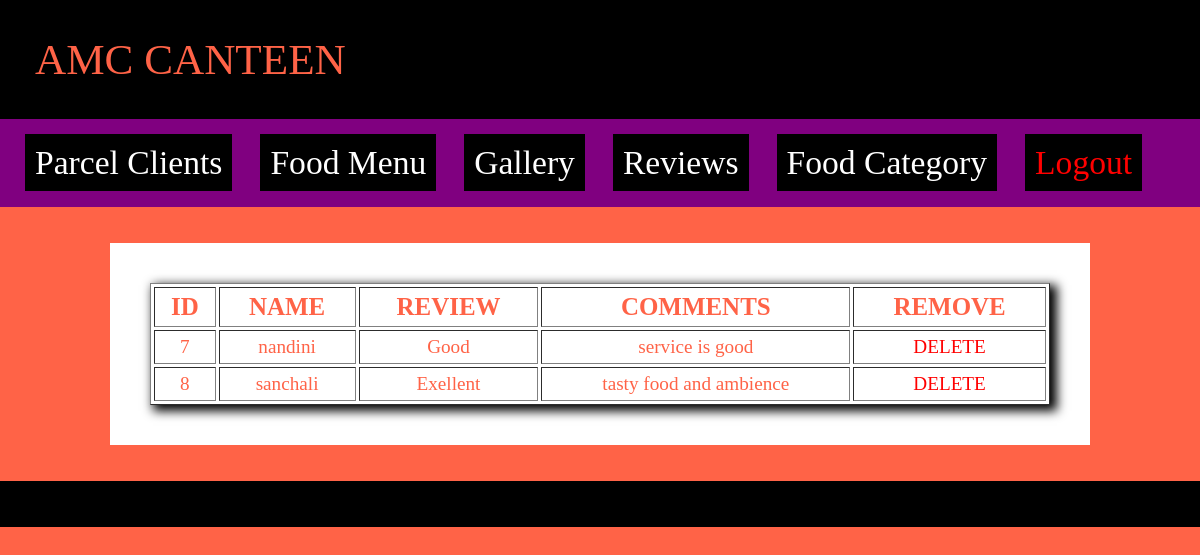
/review.php, run on the app's committed database.
### tables this page shows
CREATE TABLE `review` (
  `id` bigint(12) NOT NULL,
  `name` varchar(100) NOT NULL,
  `review` varchar(100) NOT NULL,
  `description` text NOT NULL
);

### review.php (the view, shortened to what this page needs)
<?php include "header.php"; ?>
<?php include "connect.php"; ?>
<div class="content">
	<table border=1 width="100%" cellspacing="3" cellpadding="5" style="box-shadow: 5px 4px 10px 2px;">
		<tr>
			<th>ID</th><th>NAME</th><th>REVIEW</th><th>COMMENTS</th><th>REMOVE</th>
		</tr>
		<?php
			$s = mysqli_query($con,"select * from review");
			while($r = mysqli_fetch_array($s))
			{
			?>
				<tr align=center>
					<td><?php echo $r['id']; ?></td>
					<td><?php echo $r['name']; ?></td>
					<td><?php echo $r['review']; ?></td>
					<td><?php echo $r['description']; ?></td>
					<td><a href="delreview.php?a=<?php echo $r['id']; ?>" class="del">DELETE</a></td>
				</tr>
		<?php
			}
		?>
	</table>
</div>
<?php include "footer.php"; ?>

### style2.css (style rules this page uses)
.content { background-color: white; font-size:21px; width: 75%; margin: 0 auto; padding: 40px; }
.del { color: red; }
tr { color: tomato; }
th { color: blue; font-size: 1.2em; }

### review.php (style rules this page uses)
tr { font-size: 1.2em; }
th { color: tomato; font-size: 1.3em; }
.del { color: red; text-decoration: none; }

### data on the page
review: id "7", name "nandini", review "Good", description "service is good"
review: id "8", name "sanchali", review "Exellent", description "tasty food and ambience"
